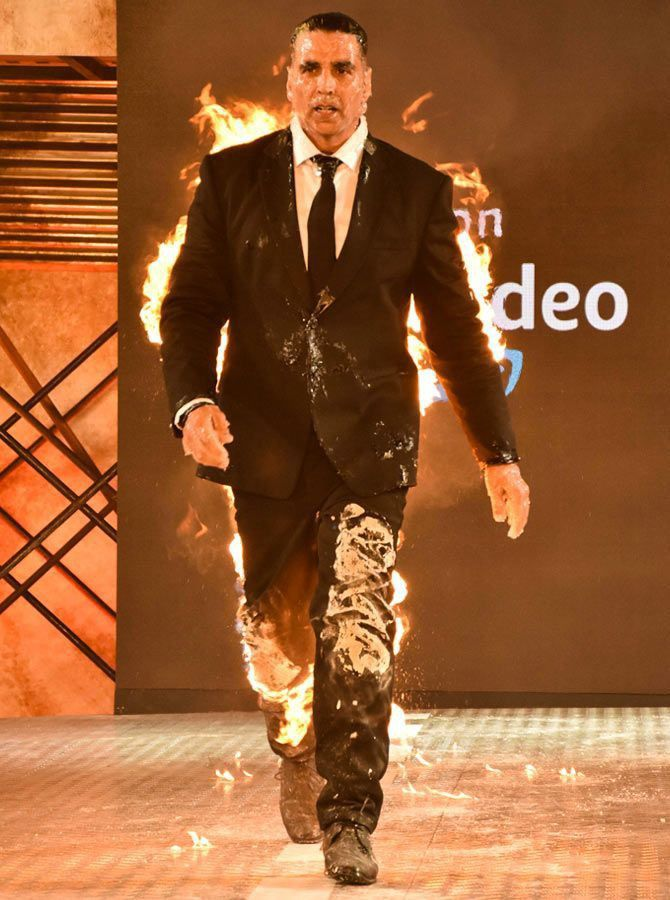
#> input picture model/dataset/akshay kumar/2d2b34f2b3f3881cc5bab2ae4dbeb539.jpg, 670 x 900 px; its folder holds 3 pictures in this run
$ python main.py
#> lines starting #> are read from the running program, lines starting #| are printed output that depends on the picture
from sklearn.model_selection import train_test_split
from sklearn.linear_model import LogisticRegression
from sklearn.ensemble import RandomForestClassifier
from sklearn.metrics import classification_report
from sklearn.model_selection import GridSearchCV
from sklearn.preprocessing import StandardScaler
from sklearn.metrics import confusion_matrix
from sklearn.pipeline import make_pipeline
from sklearn.pipeline import Pipeline
import matplotlib.pyplot as plt
from sklearn.svm import SVC
from sklearn import svm
import seaborn as sns
import pandas as pd
import numpy as np
import matplotlib
import shutil
import joblib
import json
import pywt
import cv2
import os


def w2d(img,mode='haar',level=1):
    imArray =img
    imArray = cv2.cvtColor(imArray, cv2.COLOR_BGR2GRAY)
    imArray = np.float32(imArray)
    imArray /= 255
    coeffs = pywt.wavedec2(imArray,mode,level=level)
    coeffs_H = list(coeffs)
    coeffs_H[0] *= 0
    imArray_H = pywt.waverec2(coeffs_H,mode)
    imArray_H *= 255
    imArray_H = np.uint8(imArray_H)

    return imArray_H


def cropped_img_if_2_eyes(img_path):
    img = cv2.imread(img_path)
#> img is the input picture: shape (900, 670, 3); mean B, G, R 51.9, 94, 153.3
    gray = cv2.cvtColor(img, cv2.COLOR_BGR2GRAY)
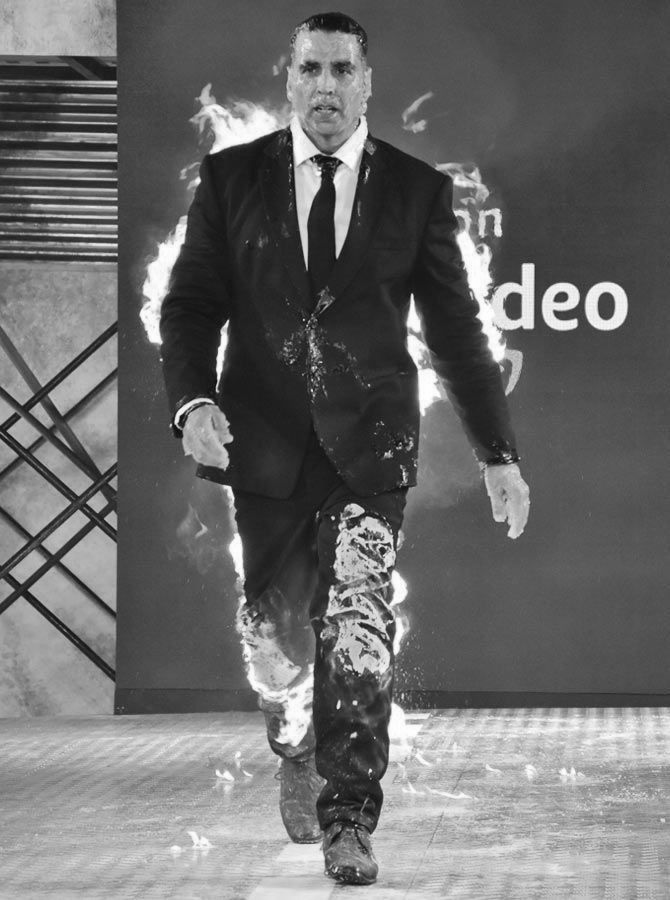
#> gray: shape (900, 670); min 4, max 255, mean 106.9
    faces = face_cascade.detectMultiScale(gray, 1.3, 5)
#> faces = [[277, 31, 99, 99]]
    for (x, y, w, h) in faces:
        roi_gray = gray[y:y + h, x:x + w]
        roi_color = img[y:y + h, x:x + w]
        eyes = eye_cascade.detectMultiScale(roi_gray)
        if len(eyes) >= 2:
            return roi_color
        else:
            return None
#> this loop made 1 pass
#> (x, y, w, h, eyes) on pass 1: (277, 31, 99, 99, [[52, 28, 23, 23], [20, 26, 24, 24]])
#> pass 1, in cropped_img_if_2_eyes, `roi_gray = gray[y:y + h, x:x + w]`:
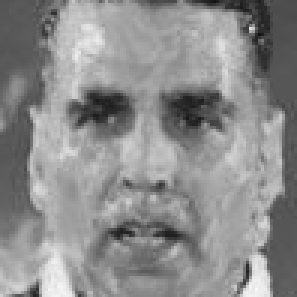
#> roi_gray: shape (99, 99) (shown 3 times larger); min 19, max 249, mean 140.4
#> pass 1, in cropped_img_if_2_eyes, `roi_color = img[y:y + h, x:x + w]`:
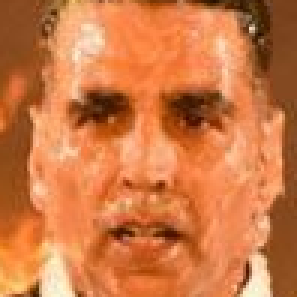
#> roi_color: shape (99, 99, 3) (shown 3 times larger); mean B, G, R 68.8, 120.8, 206.3

def append_img_path_to_list(path_to_data,):
    img_dirs = []
    for entry in os.scandir(path_to_data):
        if entry.is_dir():
            img_dirs.append(entry.path)
    return img_dirs

def create_cropped(path_to_cr_data):
    if os.path.exists(path_to_cr_data):
        shutil.rmtree(path_to_cr_data)
    os.mkdir(path_to_cr_data)

model_params = {
    'svm':{
        'model':svm.SVC(gamma='auto',probability=True),
        'params':{
            'svc__C':[1,10,100,1000],
            'svc__kernel':['rbf','linear']
        }
    },
    'random_forest':{
            'model':RandomForestClassifier(),
            'params':{
                'randomforestclassifier__n_estimators':[1,5,10]
        }
    },
    'logistic_regression':{
            'model':LogisticRegression(solver='liblinear',multi_class='auto'),
            'params':{
                'logisticregression__C':[1,5,10]
        }
    }
}


face_cascade = cv2.CascadeClassifier('./opencv/haarcascade/haarcascade_frontalface_default.xml')
eye_cascade = cv2.CascadeClassifier('./opencv/haarcascade/haarcascade_eye.xml')


path_to_data = './dataset'
path_to_cr_data = './dataset/cropped'

img_dirs = append_img_path_to_list(path_to_data)
create_cropped(path_to_cr_data)


cropped_img_dir=[]
celebrity_file_names_dict = {}

for img_dir in img_dirs:
    count =1
    celebrity_name = img_dir.split('\\')[-1]
    if celebrity_name=='cropped':
        continue

    celebrity_file_names_dict[celebrity_name] = []
    for entry in os.scandir(img_dir):
        # print('entry2')
#> (the run stopped early here; a loop or call above may not have finished)
